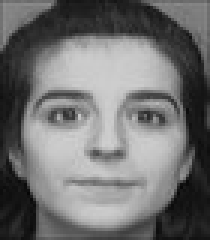
#> input picture src/presentation/testingData/100_10.jpg, 70 x 80 px, given as the content of the folder ../../res/trainingData/, which was not available (shown 3 times larger)
$ python 3v1speedTest.py
#> lines starting #> are read from the running program, lines starting #| are printed output that depends on the picture; pictures that were not available may be replaced by others from this repository, and a replacement may not be noted
### src/logic/training/training.py
import numpy as np
import os
import cv2
import json
import re

class Trainer:

    """
        A class for training a facial recognition model using principle component analysis.
    """

    def __init__(self, height, width, num_images, img_path):
        """
        Initializes the Trainer object with specified parameters.

        Parameters:
            height (int): Height of the images.
            width (int): Width of the images.
            num_images (int): Number of training images.
            img_path (str): Path to the directory containing training images.
        """
        self.height = height
        self.width = width
        self.num_images = num_images
        self.img_path = img_path
        self.L = np.empty(shape=(self.height * self.width, num_images))
        self.LTL = []
        self.eValues = []
        self.eVectors = []
        self.K = 0
        self.norms = []
        self.Weights = []
        self.training_names = self._sorted_alphanumeric(os.listdir(self.img_path))
        self.mean_vector = []

    def _sorted_alphanumeric(self, data):
        """
        Sorts a list of strings alphanumerically.

        Parameters:
            data (list): List of strings to be sorted.

        Returns:
            list: Sorted list of strings.
        """
        convert = lambda text: int(text) if text.isdigit() else text.lower()
        alphanum_key = lambda key: [convert(c) for c in re.split('([0-9]+)', key)]
        return sorted(data, key=alphanum_key)

    def _read_image(self, name):
        """
        Reads and flattens an image from the specified file path.

        Parameters:
            name (str): File name of the image.

        Returns:
            numpy.ndarray: Flattened image data as a 1D numpy array.
        """
#> called with name = '100_10.jpg'
        try:
            image = cv2.imread(os.path.join(self.img_path, name), 0)
#> image is the input picture: shape (80, 70); min 6, max 207, mean 113
            return np.array(image, dtype='float64').flatten()[:]
        except Exception as e:
            print(f"Error while reading training image '{name}': {e}")
            return None

    def read_images(self):
        """
        Reads all training images, flattens them, and stores in self.L.
        """
        for index, name in enumerate(self.training_names):
            img_data = self._read_image(name)
#> img_data = 5600 values, max 207 at index 3242, min 6 at index 4489, mean 113
            if img_data is not None:
                self.L[:, index] = img_data
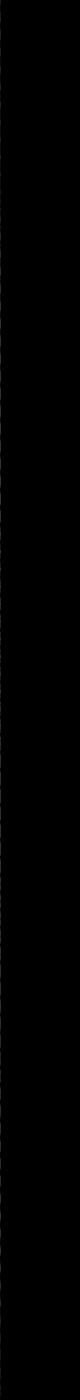
#> self.L: shape (5600, 320) float64 (shown at 1/4 size); min 0, max 207, mean 0.4

    def subtract_mean_face(self):
        """
        Subtracts the mean face from all training images.
        """
        self.mean_vector = np.sum(self.L, axis=1) / self.num_images
#> self.mean_vector = 5600 values, max 0.647 at index 3242, min 0.0187 at index 4489, mean 0.353
        for i in range(self.num_images):
            self.L[:,i] -= self.mean_vector[:]

    def Covariance(self):
        """
        Calculates the covariance matrix of the training images.
        """
        self.LTL = np.matrix(self.L.transpose()) * np.matrix(self.L)
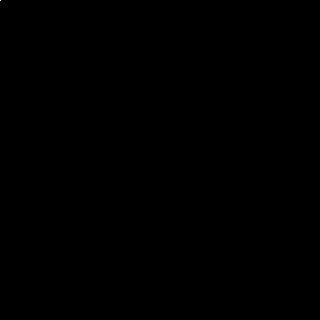
#> self.LTL: shape (320, 320) float64; min -294088.6, max 93814254, mean 0; drawn with min black and max white
        self.LTL /= self.num_images
        self.eValues, self.eVectors = np.linalg.eig(self.LTL)

    def find_k(self):
        """
        Determines the number of principal components (K) to retain.
        """
        sort_indices = self.eValues.argsort()[::-1]
#> sort_indices = 320 values, max 319 at index 138, min 0 at index 0, mean 159.5
        self.eValues = self.eValues[sort_indices]
        self.eVectors = self.eVectors[sort_indices]

        self.K = 0
        curr_sum = 0
        total_sum = np.sum(self.eValues)
        for v in self.eValues:
            curr_sum += v

            if curr_sum / total_sum > 0.95:
                break
            else:
                self.K += 1
#> this loop made 1 pass
#> after the loop, self.K = 0

    def find_weights(self):
        """
        Calculates the weights for the training images.
        """
        self.eValues = self.eValues[0:self.K]
        self.eVectors = self.eVectors[:, 0:self.K]
        self.eVectors = self.L * self.eVectors
        self.norms = np.linalg.norm(self.eVectors, axis=0)
#> self.norms = empty array
        self.eVectors /= self.norms
        self.Weights = self.eVectors.transpose() * self.L
        self.eVectors = self.eVectors.transpose()

    def run_training(self):
        """
        Runs the training process, including reading images, subtracting mean face,
        calculating covariance, determining K, and finding weights.
        """
        self.read_images()
        self.subtract_mean_face()
        self.Covariance()
        self.find_k()
        self.find_weights()

# [17 lines that do not run on import are left out]

### src/persistance/dbAdapter.py
# --------------------------------
# dbAdapter (class)
#
# Connects a worker to all databases a worker requires access to fufill authentication requests
#   - DBA: holds users [0, 13]
#   - DBB: holds users [14, 26]
#   - DBC: holds the remaining users [27, 40)
#   - logDB: holds a history of previously submitted photos
#
# NOTE: A new connection can only be grabbed if the previous connection to that database was closed
# --------------------------------
from dotenv import load_dotenv
import psycopg2, os

class DBAdapter:
    def __init__(self):
        load_dotenv()       # Loads the .env file
        self.DBA = None     # Holds a connection for Face Database DBA
        self.DBB = None     # Holds a connection for Face Database DBB
        self.DBC = None     # Holds a connection for Face Database DBC
        self.logs = None    # Holds a connection for Log Database logs


# --------------------------------
# connect_to_DBA
# Connects to database A unless there is already an ongoing connection, in which case, that connection is provided
#
# Returns:
# A connection to face database DBA
# --------------------------------
    # [84 lines left out: functions connect_to_DBA, connect_to_DBB, connect_to_DBC, connect_to_logs, close_DBA, close_DBB and 2 more, not called in this run]

### test/experiments/3v1speedTest.py
import psycopg2, os, sys, cv2, numpy as np
from timeit import default_timer as timer

sys.path.append('../../src/persistance')
sys.path.append('../../src/logic/trainingServer')
sys.path.append('../../src/persistance/seed')

from dbAdapter import DBAdapter
from dbQueries import DBQueries
from training import Trainer
from seed import seedDB


#-------------------------------------
#testDB (class)
#
#This class tests 2 different configerations for the databases
#In the first configeration, the data is stored in 3 seperate databses
#In the second configeration, the data is stored in a single database
#This class tests which configeration is faster
#-------------------------------------
class testdb:

    def __init__(self) -> None:
        self.adapter = DBAdapter()
        self.queries = DBQueries()
        self.trainingPath = '../../res/trainingData/'
        self.testing_path = '../../res/testingData/'
        self.model = Trainer(height = 80, width = 70, num_images=320, img_path=self.trainingPath)
        self.model.run_training()
        self.img = None

    #-------------------------------------
    #run_test_3db(self,)
    #
    #This methods connects to each of the 3 databases
    #and send an image vector as input to a user stored
    #function, and prints the results
    #-------------------------------------
    def run_test_3db(self,):
        conA = self.adapter.connect_to_DBA()
        conB = self.adapter.connect_to_DBB()
        conC = self.adapter.connect_to_DBC()

        resultA = self.queries.mapDB(conA, self.img)
        resultB = self.queries.mapDB(conB, self.img)
        resultC = self.queries.mapDB(conC, self.img)

        self.adapter.close_DBA()
        self.adapter.close_DBB()
        self.adapter.close_DBC()

        print(resultA)
        print(resultB)
        print(resultC)

    #-------------------------------------
    #run_test_1db(self,)
    #
    #This methods connects to the first database
    #and send a an image vector to a user stored
    #function and prints the result
    #-------------------------------------
    def run_test_1db(self,):

        conA = self.adapter.connect_to_DBA()
        resultA = self.queries.mapDB(conA, self.img)
        print(resultA)
        self.adapter.close_DBA()

    #-------------------------------------
    #process_image(self, path)
    #
    #   path: path of the image being processed
    #
    #This function takes an input image, reads
    #it as a grayscale image and converts it to an
    #image vector and performs basic calculations
    #-------------------------------------
    def process_image(self,path):

#> called with path = '../../res/testingData/10_1.jpg'
        img = cv2.imread(path, 0)
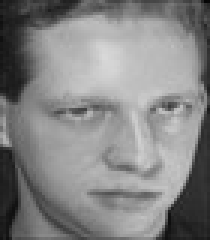
#> input picture src/presentation/testingData/10_1.jpg, 70 x 80 px, found by its file name (shown 3 times larger)
#> img is the input picture: shape (80, 70); min 5, max 216, mean 132
        img_col = np.array(img, dtype='float64').flatten()
#> img_col = 5600 values, max 216 at index 1294, min 5 at index 68, mean 132
        img_col -= self.model.mean_vector
#> img_col = 5600 values, max 215.4 at index 1365, min 4.65 at index 68, mean 131.7
        img_col = np.reshape(img_col, (70*80, 1))
        S = self.model.eVectors * img_col

        processed_image = S.reshape((1,len(S)))
        processed_image = str(processed_image.tolist())[1:-1]
#> processed_image = '[]'

        return processed_image

    #-------------------------------------
    #run_tests(self,)
    #
    #This function runs the 3db test and
    #the 1 db test and tracks their time
    #-------------------------------------
    def run_tests(self, ):
        self.img = self.process_image(self.testing_path+'10_1.jpg')
#> self.img = '[]'

        response = input("Make sure all 3 dbs are seeded using the seed.py file. \nType <yes> when done:")
#> the answer given: y
        while response != 'yes':
            response = input("Make sure all 3 dbs are seeded using the seed.py file. \nType <yes> when done: ")
#> this loop made 6 passes; the answer given on pass 1: y

        #run timer for 3 dbs
        start = timer()
        self.run_test_3db()
        end = timer()

        print(f'Time: {end-start} secs, with 3 databses')

        response = input("Make sure dbA is seeded using the badSeed.py file. \nType <yes> when done:")
        while response != 'yes':
            response = input("Make sure dbA is seeded using the badSeed.py file. \nType <yes> when done:")

        start = timer()
        self.run_test_1db()
        end = timer()

        print(f'Time: {end-start} secs, with 1 database')

if __name__ == '__main__':
    test = testdb()
#> (the run stopped early here; a loop or call above may not have finished)
